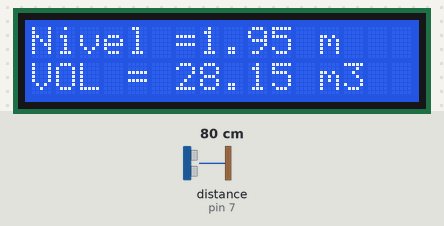
Bench run of a sketch on a simulated Arduino Uno, built with avr-gcc and run on an emulated ATmega328P. Parts: 16×2 character LCD. The inputs (shaded band) are chosen by the test bench; at power-on: distance to the obstacle (sensor on pin 7) 80 cm. The echo pulse lasts 58.3 µs per cm; what the sketch prints to the serial monitor is not drawn.

Above: at 6.2 s.
6.3 s: distance to the obstacle (sensor on pin 7) set to 299 cm
At 12.8 s:
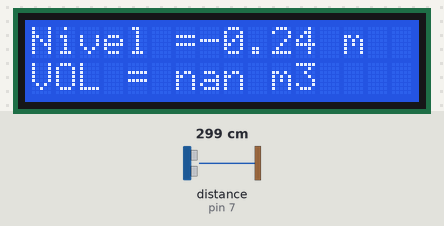
13.8 s: distance to the obstacle (sensor on pin 7) set to 250 cm
At 26.4 s:
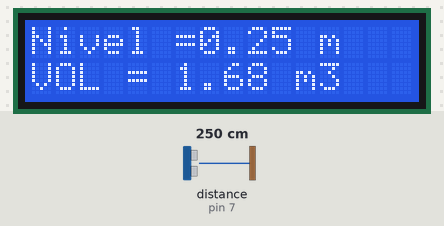
26.7 s: distance to the obstacle (sensor on pin 7) set to 2 cm
At 39.8 s:
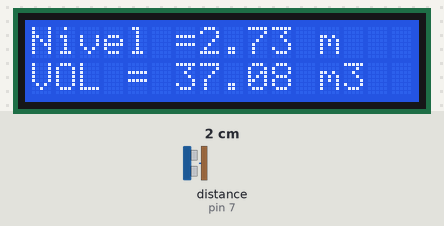
Timing chart, 0 to 41.3 s (numbered marks = the images above; inputs shaded):
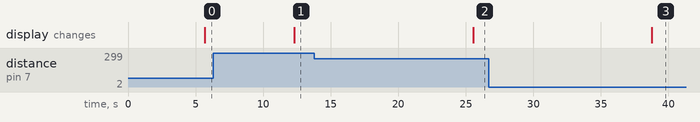

The sketch:

volume_cilindro_deitado.ino
```cpp
//Carrega a biblioteca LiquidCrystal
#include <LiquidCrystal.h>
#include <Ultrasonic.h>
#include <math.h>


//Define os pinos para o trigger e echo
#define pino_trigger 6
#define pino_echo 7

//Inicializa o sensor nos pinos definidos acima
Ultrasonic ultrasonic(pino_trigger, pino_echo);

//Define os pinos que serão utilizados para ligação ao display
LiquidCrystal lcd(12, 11, 5, 4, 3, 2);

void setup()
{
  //Define o número de colunas e linhas do LCD
  lcd.begin(16, 2);
  Serial.begin(9600);
  Serial.println("Lendo dados do sensor...");
}

void loop()
{
   //Le as informacoes do sensor, em cm e pol
  float cmMsec, inMsec;
  long microsec = ultrasonic.timing();

  //variaveis da equacao
  float a,b,c,d;
  //raio em metros
  double r = 1.375;
  //comprimento em metros
  float l = 6.250;
  // altura relativa do fluido, area da base, volume
  double alt, aBase, volume;
  float v[10];

  cmMsec = ultrasonic.convert(microsec, Ultrasonic::CM);
  inMsec = ultrasonic.convert(microsec, Ultrasonic::IN);

  // altura relativa do fluido e conversao para metros
  alt = ((r*2)-(cmMsec/100));

  //termos da equacao que calcula o volume
  a = pow(r,2);
  b = acos(1-(alt/r));
  c = sqrt((2*alt*r)-(alt*alt));
  d = (r-alt);

  // area da base
  aBase = ((a*b)-(c*d));
  //volume
  volume = (aBase*l);

  //Exibe informacoes no serial monitor
  Serial.print("Distancia em cm: ");
  Serial.println(cmMsec);
  Serial.print("Altura relativa do Fluido: ");
  Serial.println(alt);
  Serial.print("Termo A: ");
  Serial.println(a);
  Serial.println(b);
  Serial.print("Termo C:");
  Serial.println(c);
  Serial.print("Termo D:");
  Serial.println(d);
  Serial.print("Area da Base:");
  Serial.println(aBase);
  Serial.print("Volume:");
  Serial.println(volume);
  Serial.println("================");

  // laço for para calibrar a leitura do volume - media de 10 medidas

  for (int i=0 ; i<= 10 ; i++){
    v[i]= volume;
    delay (500);
    }

    float vFinal;
    vFinal = (v[0]+v[1]+v[2]+v[3]+v[4]+v[5]+v[6]+v[7]+v[8]+v[9])/10;

  //Limpa a tela
  lcd.clear();
  //Posiciona o cursor na coluna 3, linha 0;
  lcd.setCursor(0, 0);
  //Envia o texto entre aspas para o LCD
  lcd.print("Nivel =");
  lcd.print(alt);
  lcd.print(" m ");
  lcd.setCursor(0, 1);
  lcd.print("VOL = ");
  lcd.print(vFinal);
  lcd.print(" m3 ");
  delay(1000);

}
```

Measured:
- after the input at 6.3 s, the display: changes after 6.0 s (image 1)
- after the input at 13.8 s, the display: changes after 11.7 s (image 2)
- after the input at 26.7 s, the display: changes after 12.1 s (image 3)
